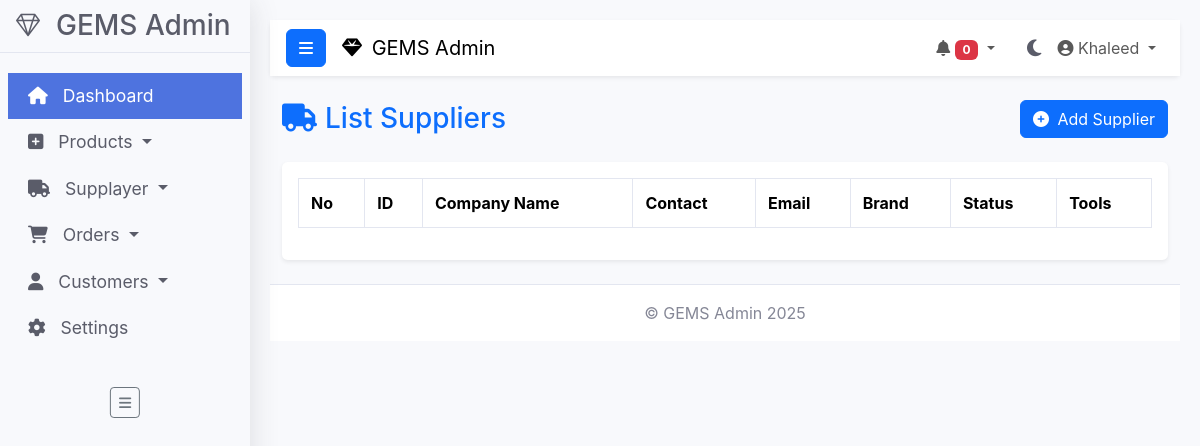
The page /admin/Pages/listSupplier.php (signed in) on the database as committed earlier.
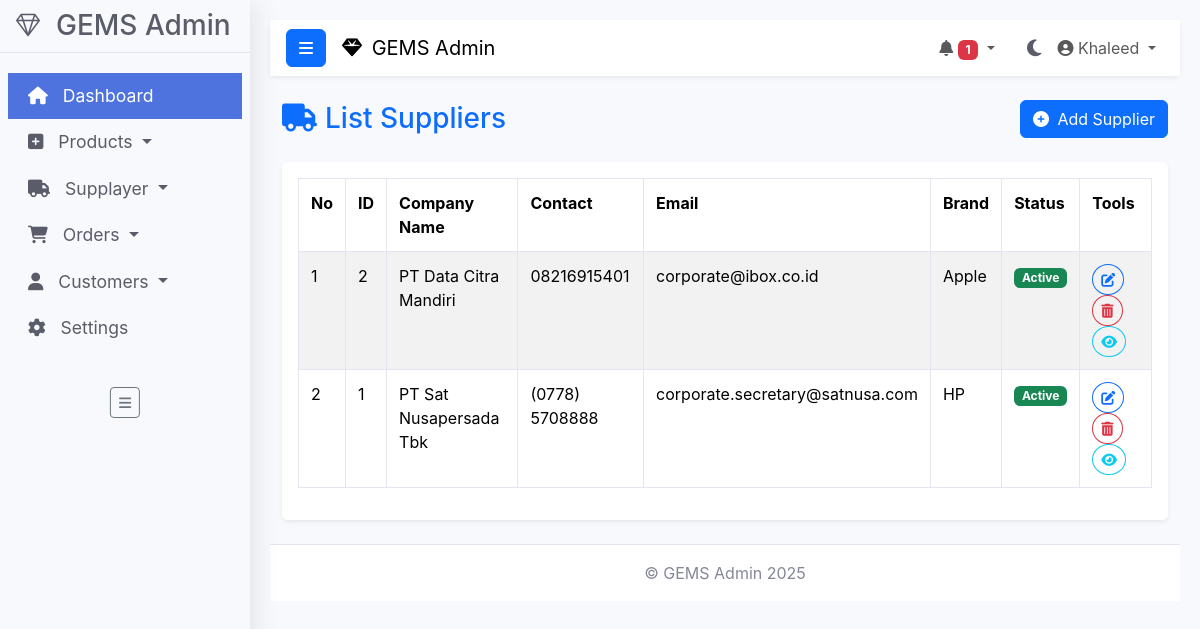
The same page on the database as committed later.
### tables this page shows
CREATE TABLE IF NOT EXISTS `supplier` (
  `id_supplier` int(11) NOT NULL AUTO_INCREMENT,
  `nama_PT_supplier` varchar(100) NOT NULL,
  `alamat_supplier` text NOT NULL,
  `contact_PT` varchar(20) NOT NULL,
  `email_supplier` varchar(100) DEFAULT NULL,
  `sales_name` varchar(50) DEFAULT NULL,
  `contact_person` varchar(100) DEFAULT NULL,
  `product_brand` varchar(100) DEFAULT NULL,
  `status` tinyint(4) DEFAULT 1,
  `created_at` timestamp NOT NULL DEFAULT current_timestamp(),
  `updated_at` timestamp NOT NULL DEFAULT current_timestamp() ON UPDATE current_timestamp(),
  PRIMARY KEY (`id_supplier`)
);

### admin/Pages/listSupplier.php (the view, shortened to what the changed rows need)
<?php
require_once '../../Database/connection.php';
$header_data = [
    'pending_orders' => 0,
    'recent_orders' => []
];
$result = $conn->query("SELECT COUNT(*) AS total_pending FROM orders WHERE order_status = 'pending'");
if ($result) {
    $header_data['pending_orders'] = (int)$result->fetch_assoc()['total_pending'];
}
$result = $conn->query("SELECT order_id, order_cost FROM orders WHERE order_status = 'pending' ORDER BY order_date DESC LIMIT 5");
if ($result) {
    $header_data['recent_orders'] = $result->fetch_all(MYSQLI_ASSOC);
}
$suppliers = [];
$query = "SELECT * FROM supplier ORDER BY id_supplier DESC";
$result = $conn->query($query);
if ($result) {
    $suppliers = $result->fetch_all(MYSQLI_ASSOC);
}
?>
<!DOCTYPE html>
<html lang="en" data-bs-theme="light">
<head>
    <link href="https://cdn.jsdelivr.net/npm/bootstrap@5.3.2/dist/css/bootstrap.min.css" rel="stylesheet" />
    <link rel="stylesheet" href="https://cdn.jsdelivr.net/npm/bootstrap-icons@1.10.5/font/bootstrap-icons.css">
    <link rel="stylesheet" href="https://cdn.datatables.net/1.13.6/css/dataTables.bootstrap5.min.css">
    <link rel="stylesheet" href="https://cdnjs.cloudflare.com/ajax/libs/font-awesome/6.4.2/css/all.min.css" />
    <link href="../css/style.css" rel="stylesheet" />
</head>
<body>
    <div class="wrapper">
        <div id="content">
            <?php include '../Layout/header.php'; ?>
            <div class="container-fluid mt-4">
                <div class="d-flex justify-content-between align-items-center mb-4">
                    <h1 class="h3 mb-0 text-primary">
                        <i class="fas fa-truck me-2"></i>List Suppliers
                    </h1>
                </div>
                <div class="card shadow-sm">
                    <div class="card-body">
                        <div class="table-responsive">
                            <table id="suppliersTable" class="table table-striped table-hover">
                                <thead>
                                    <tr>
                                        <th>No</th>
                                        <th>ID</th>
                                        <th>Company Name</th>
                                        <th>Contact</th>
                                        <th>Email</th>
                                        <th>Brand</th>
                                        <th>Status</th>
                                        <th>Tools</th>
                                    </tr>
                                </thead>
                                <tbody>
                                    <?php foreach ($suppliers as $index => $supplier): ?>
                                    <tr>
                                        <td><?php echo $index + 1; ?></td>
                                        <td><?php echo htmlspecialchars($supplier['id_supplier']); ?></td>
                                        <td><?php echo htmlspecialchars($supplier['nama_PT_supplier']); ?></td>
                                        <td><?php echo htmlspecialchars($supplier['contact_PT']); ?></td>
                                        <td><?php echo htmlspecialchars($supplier['email_supplier'] ?? 'N/A'); ?></td>
                                        <td><?php echo htmlspecialchars($supplier['product_brand'] ?? 'N/A'); ?></td>
                                        <td>
                                            <?php if ($supplier['status'] == 1): ?>
                                                <span class="badge bg-success">Active</span>
                                            <?php else: ?>
                                                <span class="badge bg-danger">Inactive</span>
                                            <?php endif; ?>
                                        </td>
                                        <td class="action-btns">
                                            <a href="editSupplier.php?id=<?php echo $supplier['id_supplier']; ?>"
                                               class="btn btn-sm btn-outline-primary rounded-circle"
                                               title="Edit">
                                                <i class="fas fa-edit"></i>
                                            </a>
                                            <button class="btn btn-sm btn-outline-danger rounded-circle delete-btn"
                                                    title="Delete"
                                                    data-id="<?php echo $supplier['id_supplier']; ?>">
                                                <i class="fas fa-trash-alt"></i>
                                            </button>
                                            <button
                                                class="btn btn-sm btn-outline-info rounded-circle view-sales-btn"
                                                title="View Sales"
                                                data-bs-toggle="modal"
                                                data-bs-target="#viewSalesModal"
                                                data-id="<?php echo $supplier['id_supplier']; ?>">
                                                <i class="fas fa-eye"></i>
                                            </button>
                                        </td>
                                    </tr>
                                    <?php endforeach; ?>
                                </tbody>
                            </table>
                        </div>
                    </div>
                </div>
            </div>
        </div>
    </div>
</body>
</html>

### admin/Layout/header.php (shortened to what the changed rows need)
<?php
$header_data = $header_data ?? [
    'pending_orders' => 0,
    'recent_orders' => []
];
$pending_orders = (int)($header_data['pending_orders'] ?? 0);
?>
<div class="card mb-4 shadow-sm">
  <nav class="navbar navbar-expand px-3" style="background-color: var(--bg-card); color: var(--text-primary);">
    <div class="collapse navbar-collapse" id="navbarSupportedContent">
        <ul class="navbar-nav ms-auto">
            <li class="nav-item dropdown">
                <a class="nav-link dropdown-toggle" href="#" id="navbarDropdown" role="button" data-bs-toggle="dropdown" aria-expanded="false">
                    <i class="fas fa-bell"></i>
                    <span class="badge bg-danger"><?= $pending_orders ?></span>
                </a>
            </li>
        </ul>
    </div>
  </nav>
</div>

Rows that differ between the two databases and show on the page:
added supplier: id_supplier "2", nama_PT_supplier "PT Data Citra Mandiri", contact_PT "08216915401", email_supplier "corporate@ibox.co.id", product_brand "Apple", status "Active"
added supplier: id_supplier "1", nama_PT_supplier "PT Sat Nusapersada Tbk", contact_PT "(0778) 5708888", email_supplier "corporate.secretary@satnusa.com", product_brand "HP", status "Active"
Other text that changed with them:
$pending_orders: "0" → "1"
